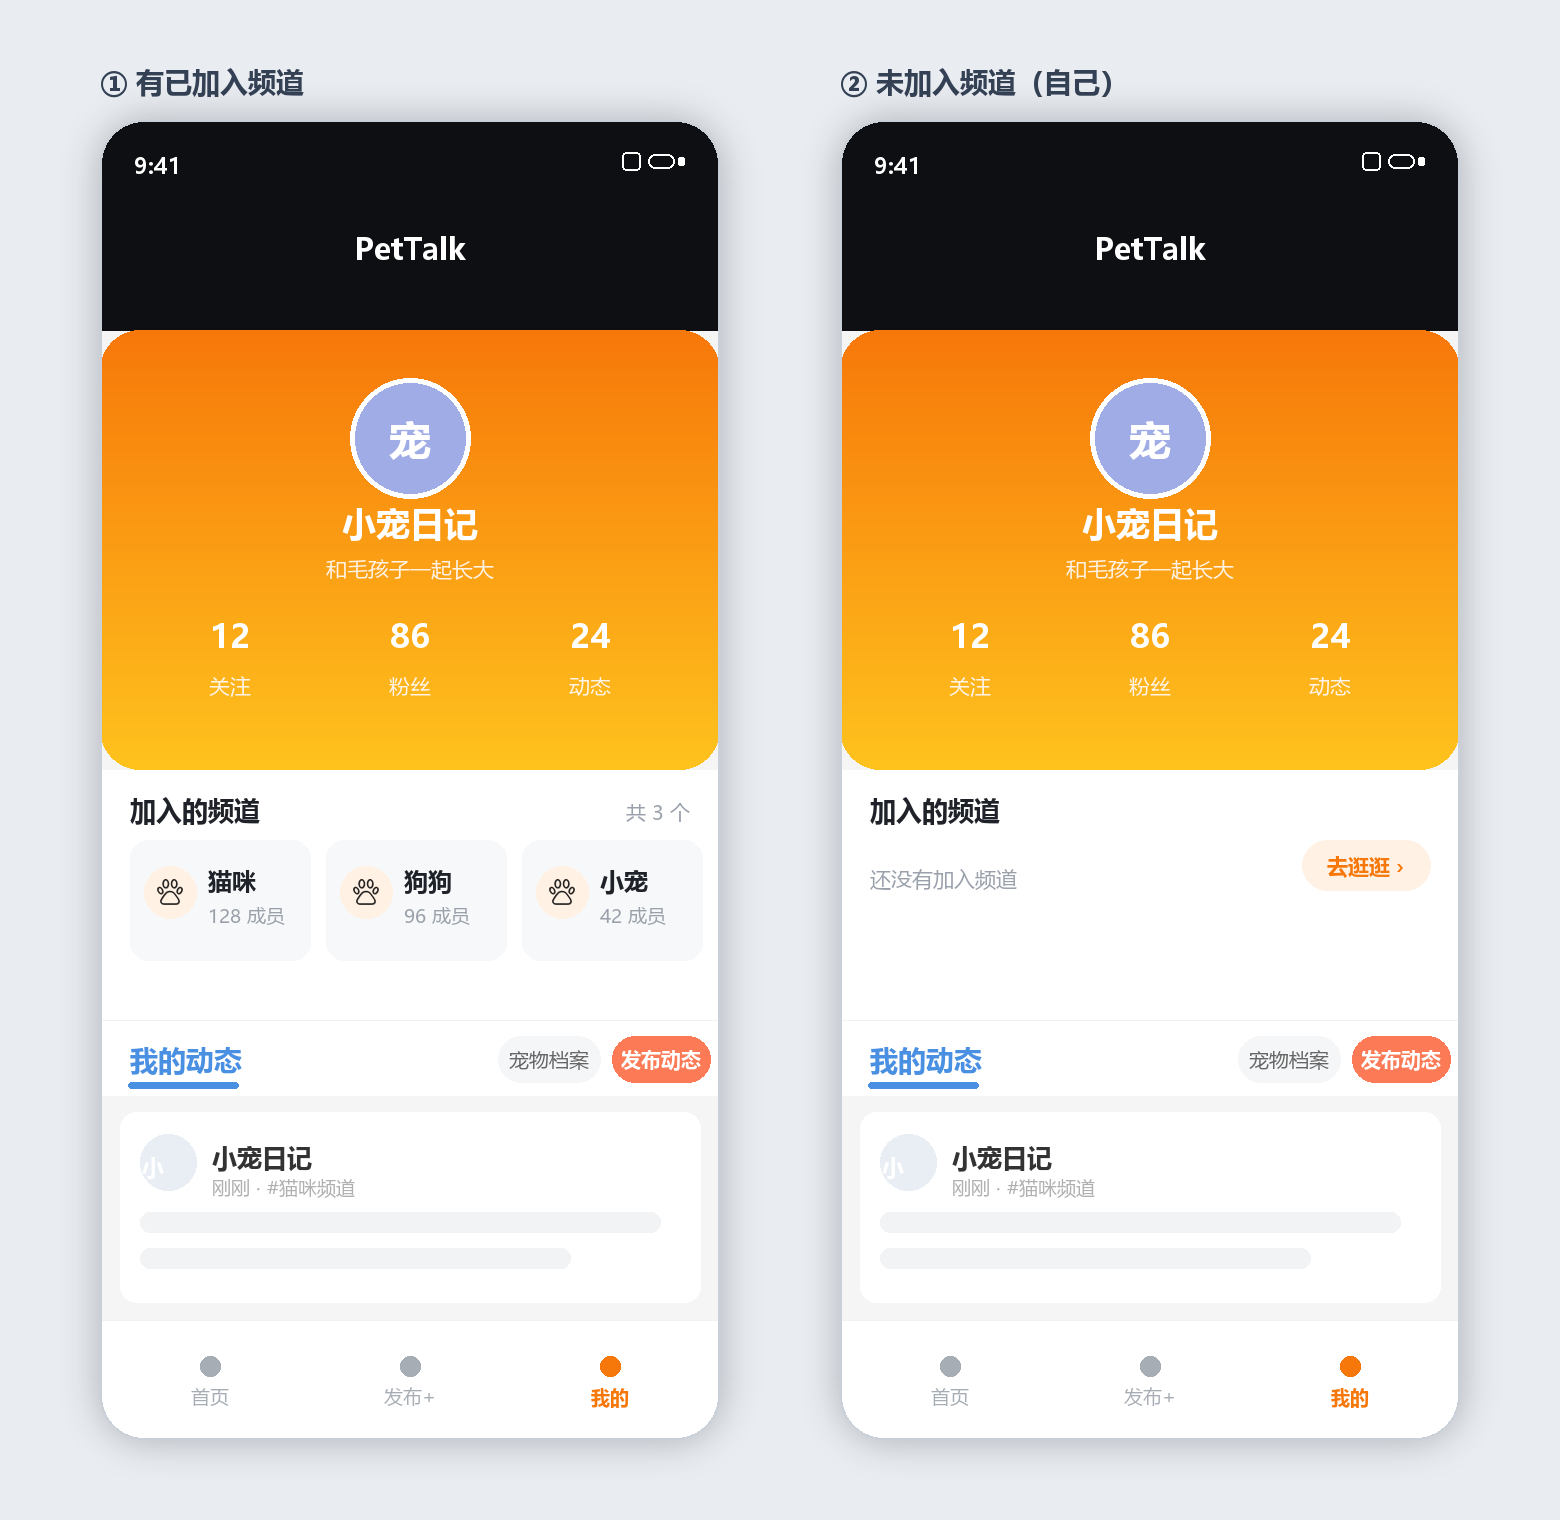

Source code (Python):
from PIL import Image, ImageDraw, ImageFont, ImageFilter
import os

ROOT = os.path.abspath(os.path.join(os.path.dirname(__file__), "..", ".."))
OUT = os.path.join(ROOT, "docs", "design", "profile-channels-draft.png")
IMAGES = os.path.join(ROOT, "frontend", "images")

REGULAR = "C:/Windows/Fonts/msyh.ttc"
BOLD = "C:/Windows/Fonts/msyhbd.ttc"


def font(size, bold=False):
    return ImageFont.truetype(BOLD if bold else REGULAR, size)


def text(draw, xy, value, size, color, bold=False, anchor="la"):
    draw.text(xy, value, font=font(size, bold), fill=color, anchor=anchor)


def paste_contain(base, path, box, opacity=255):
    img = Image.open(path).convert("RGBA")
    target_w, target_h = box[2] - box[0], box[3] - box[1]
    ratio = min(target_w / img.width, target_h / img.height)
    size = (max(1, int(img.width * ratio)), max(1, int(img.height * ratio)))
    img = img.resize(size, Image.LANCZOS)
    if opacity < 255:
        alpha = img.getchannel("A").point(lambda a: a * opacity // 255)
        img.putalpha(alpha)
    x = box[0] + (target_w - size[0]) // 2
    y = box[1] + (target_h - size[1]) // 2
    base.alpha_composite(img, (x, y))


def draw_nav(draw):
    draw.rounded_rectangle([0, 0, 619, 210], radius=44, fill="#0E0F12")
    draw.rectangle([0, 90, 619, 210], fill="#0E0F12")
    text(draw, (34, 30), "9:41", 22, "#FFFFFF", True)
    draw.rounded_rectangle([548, 34, 574, 48], radius=7, outline="#FFFFFF", width=2)
    draw.rounded_rectangle([578, 37, 584, 45], radius=2, fill="#FFFFFF")
    draw.rounded_rectangle([522, 32, 540, 50], radius=4, outline="#FFFFFF", width=2)
    text(draw, (310, 128), "PetTalk", 30, "#FFFFFF", True, "mm")


def draw_header(img, draw):
    grad = Image.new("RGB", (620, 440), "#F7780A")
    gd = ImageDraw.Draw(grad)
    for y in range(440):
        t = y / 439
        color = (
            int(247 + (255 - 247) * t),
            int(120 + (195 - 120) * t),
            int(10 + (30 - 10) * t)
        )
        gd.line([(0, y), (620, y)], fill=color)
    mask = Image.new("L", (620, 440), 0)
    ImageDraw.Draw(mask).rounded_rectangle([0, 0, 619, 439], radius=40, fill=255)
    header = Image.new("RGBA", (620, 440), (0, 0, 0, 0))
    header.paste(grad, (0, 0), mask)
    img.alpha_composite(header, (0, 210))

    draw.ellipse([250, 258, 370, 378], fill="#9FACE6", outline="#FFFFFF", width=5)
    text(draw, (310, 318), "宠", 42, "#FFFFFF", True, "mm")
    text(draw, (310, 402), "小宠日记", 34, "#FFFFFF", True, "mm")
    text(draw, (310, 448), "和毛孩子一起长大", 21, "#FFF3E6", False, "mm")

    stats = [("12", "关注"), ("86", "粉丝"), ("24", "动态")]
    for index, (number, label) in enumerate(stats):
        cx = 130 + index * 180
        text(draw, (cx, 515), number, 32, "#FFFFFF", True, "mm")
        text(draw, (cx, 565), label, 21, "#FFF3E6", False, "mm")


def draw_channel_card(img, draw, x, name, members):
    draw.rounded_rectangle([x, 720, x + 180, 840], radius=18, fill="#F7F8FA")
    draw.ellipse([x + 14, 746, x + 66, 798], fill="#FFF1E4")
    paste_contain(img, os.path.join(IMAGES, "paw.png"), [x + 27, 759, x + 53, 785], 235)
    text(draw, (x + 78, 744), name, 24, "#1F2329", True)
    text(draw, (x + 78, 782), members, 19, "#9AA1AB")


def draw_section_title(draw):
    text(draw, (30, 672), "加入的频道", 26, "#1F2329", True)


def draw_tabs(draw):
    draw.rectangle([0, 900, 619, 975], fill="#FFFFFF")
    draw.line([0, 900, 619, 900], fill="#F0F1F3", width=1)
    text(draw, (30, 920), "我的动态", 28, "#4A90E2", True)
    draw.rounded_rectangle([28, 962, 138, 968], radius=3, fill="#4A90E2")
    draw.rounded_rectangle([398, 916, 500, 962], radius=23, fill="#F5F6F8")
    text(draw, (449, 939), "宠物档案", 20, "#666666", False, "mm")
    draw.rounded_rectangle([512, 916, 610, 962], radius=23, fill="#FC7A55")
    text(draw, (561, 939), "发布动态", 20, "#FFFFFF", True, "mm")


def draw_feed(draw):
    draw.rounded_rectangle([20, 992, 600, 1182], radius=16, fill="#FFFFFF")
    draw.ellipse([40, 1014, 96, 1070], fill="#E9EEF5")
    text(draw, (42, 1032), "小", 22, "#FFFFFF", True)
    text(draw, (112, 1020), "小宠日记", 25, "#333333", True)
    text(draw, (112, 1054), "刚刚 · #猫咪频道", 19, "#B0B0B0")
    draw.rounded_rectangle([40, 1092, 560, 1112], radius=10, fill="#F2F3F5")
    draw.rounded_rectangle([40, 1128, 470, 1148], radius=10, fill="#F2F3F5")


def draw_tabbar(draw):
    draw.rectangle([0, 1200, 619, 1319], fill="#FFFFFF")
    draw.line([0, 1200, 619, 1200], fill="#F0F1F3", width=1)
    items = [("首页", "#A7ADB5"), ("发布+", "#A7ADB5"), ("我的", "#F7780A")]
    for index, (label, color) in enumerate(items):
        cx = 110 + index * 200
        draw.ellipse([cx - 10, 1236, cx + 10, 1256], fill=color)
        text(draw, (cx, 1276), label, 19, color, index == 2, "mm")


def new_phone():
    return Image.new("RGBA", (620, 1320), (0, 0, 0, 0))


def finish_phone(phone):
    mask = Image.new("L", (620, 1320), 0)
    ImageDraw.Draw(mask).rounded_rectangle([0, 0, 619, 1319], radius=44, fill=255)
    phone.putalpha(mask)
    ImageDraw.Draw(phone).rounded_rectangle([0, 0, 619, 1319], radius=44, outline="#C9D0D8", width=2)
    return phone


def build_filled_phone():
    img = new_phone()
    draw = ImageDraw.Draw(img)
    draw.rounded_rectangle([0, 0, 619, 1319], radius=44, fill="#F5F5F5")
    draw_nav(draw)
    draw_header(img, draw)
    draw.rectangle([0, 650, 619, 900], fill="#FFFFFF")
    draw_section_title(draw)
    text(draw, (590, 678), "共 3 个", 20, "#9AA1AB", False, "ra")
    draw_channel_card(img, draw, 30, "猫咪", "128 成员")
    draw_channel_card(img, draw, 226, "狗狗", "96 成员")
    draw_channel_card(img, draw, 422, "小宠", "42 成员")
    draw_tabs(draw)
    draw_feed(draw)
    draw_tabbar(draw)
    return finish_phone(img)


def build_empty_phone():
    img = new_phone()
    draw = ImageDraw.Draw(img)
    draw.rounded_rectangle([0, 0, 619, 1319], radius=44, fill="#F5F5F5")
    draw_nav(draw)
    draw_header(img, draw)
    draw.rectangle([0, 650, 619, 900], fill="#FFFFFF")
    draw_section_title(draw)
    text(draw, (30, 744), "还没有加入频道", 21, "#9AA1AB")
    draw.rounded_rectangle([462, 720, 590, 770], radius=25, fill="#FFF1E4")
    text(draw, (526, 745), "去逛逛 ›", 21, "#F7780A", True, "mm")
    draw_tabs(draw)
    draw_feed(draw)
    draw_tabbar(draw)
    return finish_phone(img)


def main():
    canvas = Image.new("RGBA", (1560, 1520), "#E9EDF2")
    draw = ImageDraw.Draw(canvas)
    text(draw, (100, 62), "① 有已加入频道", 28, "#344054", True)
    text(draw, (840, 62), "② 未加入频道（自己）", 28, "#344054", True)

    for phone, x in ((build_filled_phone(), 100), (build_empty_phone(), 840)):
        shadow = Image.new("RGBA", canvas.size, (0, 0, 0, 0))
        sd = ImageDraw.Draw(shadow)
        sd.rounded_rectangle([x, 120, x + 620, 1440], radius=48, fill=(31, 43, 61, 70))
        shadow = shadow.filter(ImageFilter.GaussianBlur(18))
        canvas.alpha_composite(shadow)
        canvas.alpha_composite(phone, (x, 120))

    canvas.convert("RGB").save(OUT, quality=95)
    print(OUT)


if __name__ == "__main__":
    main()
